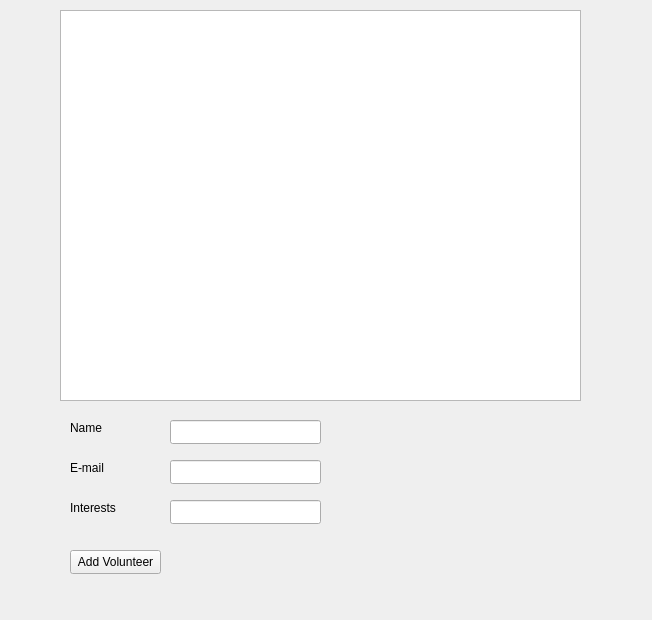
<?xml version="1.0" encoding="UTF-8"?>
<ui version="4.0">
 <class>Form</class>
 <widget class="QWidget" name="Form">
  <property name="geometry">
   <rect>
    <x>0</x>
    <y>0</y>
    <width>652</width>
    <height>620</height>
   </rect>
  </property>
  <property name="windowTitle">
   <string>Form</string>
  </property>
  <widget class="QListWidget" name="listWidget">
   <property name="geometry">
    <rect>
     <x>60</x>
     <y>10</y>
     <width>521</width>
     <height>391</height>
    </rect>
   </property>
  </widget>
  <widget class="QLineEdit" name="nameLineEdit">
   <property name="geometry">
    <rect>
     <x>170</x>
     <y>420</y>
     <width>151</width>
     <height>24</height>
    </rect>
   </property>
  </widget>
  <widget class="QLineEdit" name="emailLineEdit">
   <property name="geometry">
    <rect>
     <x>170</x>
     <y>460</y>
     <width>151</width>
     <height>24</height>
    </rect>
   </property>
  </widget>
  <widget class="QLabel" name="label_2">
   <property name="geometry">
    <rect>
     <x>70</x>
     <y>460</y>
     <width>49</width>
     <height>16</height>
    </rect>
   </property>
   <property name="text">
    <string>E-mail</string>
   </property>
  </widget>
  <widget class="QPushButton" name="addPushButton">
   <property name="geometry">
    <rect>
     <x>70</x>
     <y>550</y>
     <width>91</width>
     <height>24</height>
    </rect>
   </property>
   <property name="text">
    <string>Add Volunteer</string>
   </property>
  </widget>
  <widget class="QLineEdit" name="interestsLineEdit">
   <property name="geometry">
    <rect>
     <x>170</x>
     <y>500</y>
     <width>151</width>
     <height>24</height>
    </rect>
   </property>
  </widget>
  <widget class="QLabel" name="label_3">
   <property name="geometry">
    <rect>
     <x>70</x>
     <y>500</y>
     <width>49</width>
     <height>16</height>
    </rect>
   </property>
   <property name="text">
    <string>Interests</string>
   </property>
  </widget>
  <widget class="QLabel" name="label">
   <property name="geometry">
    <rect>
     <x>70</x>
     <y>420</y>
     <width>49</width>
     <height>16</height>
    </rect>
   </property>
   <property name="text">
    <string>Name</string>
   </property>
  </widget>
 </widget>
 <resources/>
 <connections/>
</ui>
